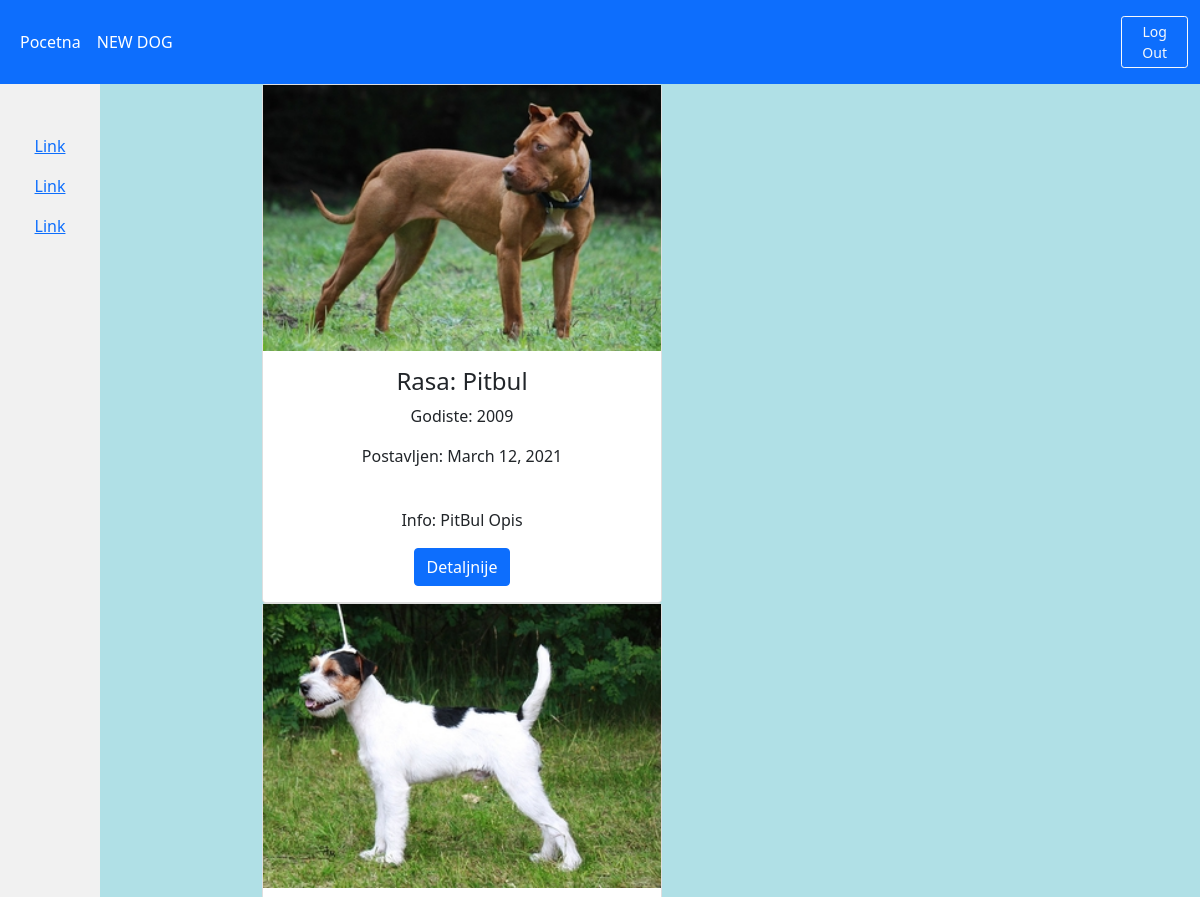
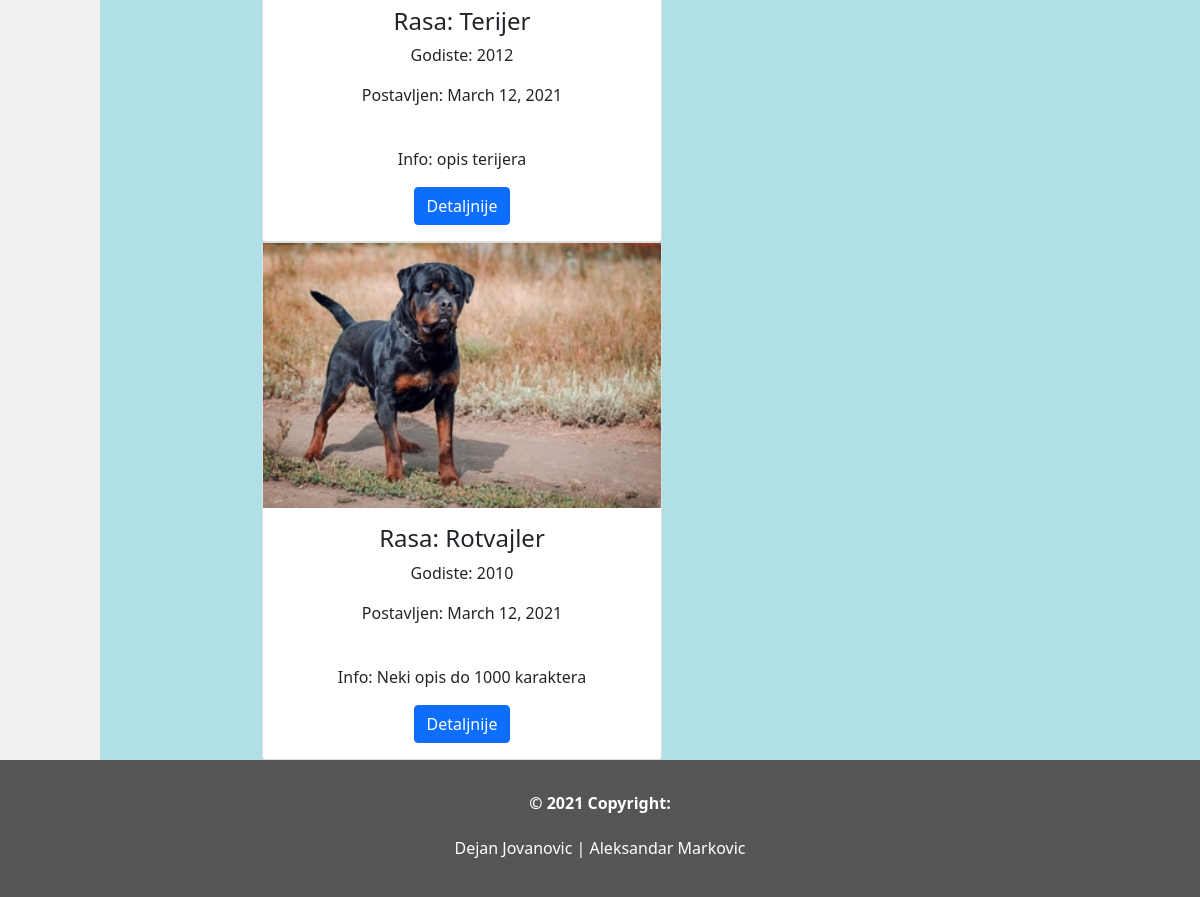
The app's page / (signed in), older data (2 pictures, top to bottom).
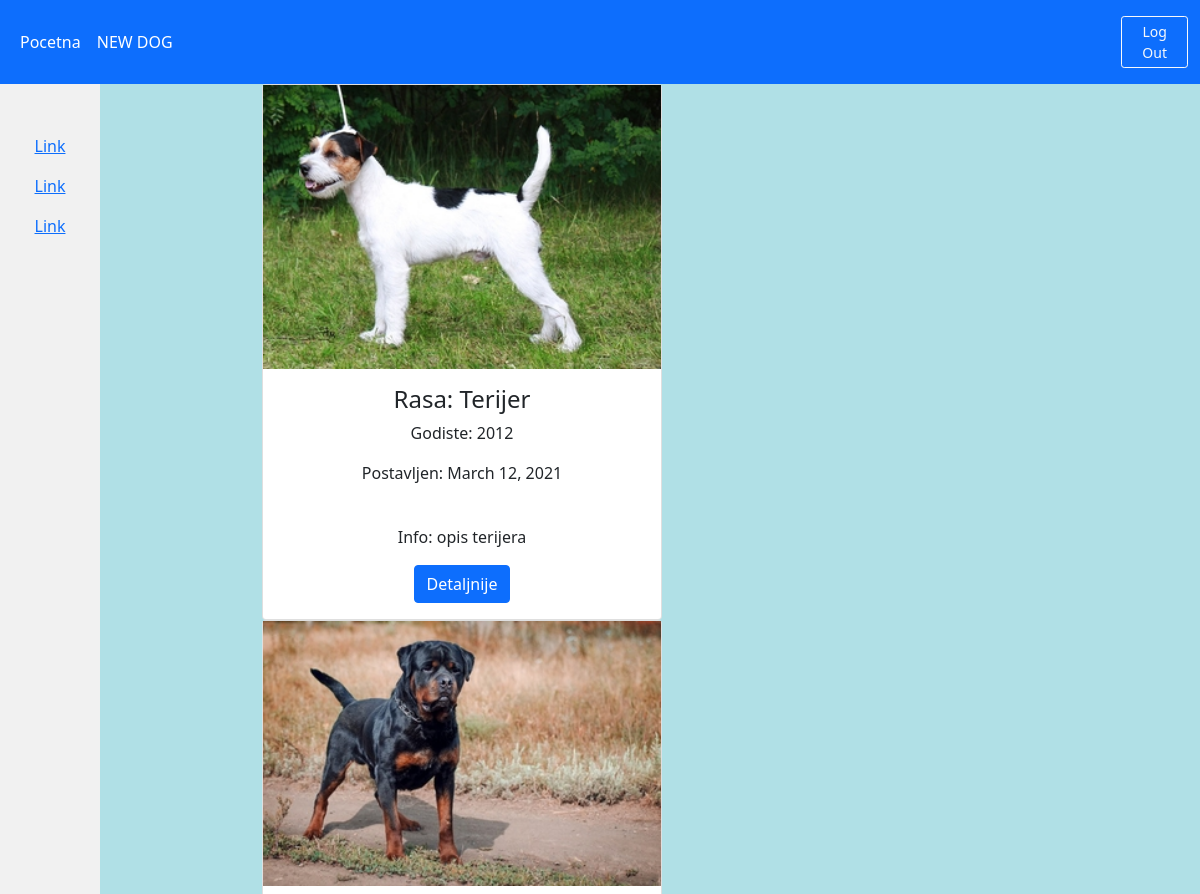
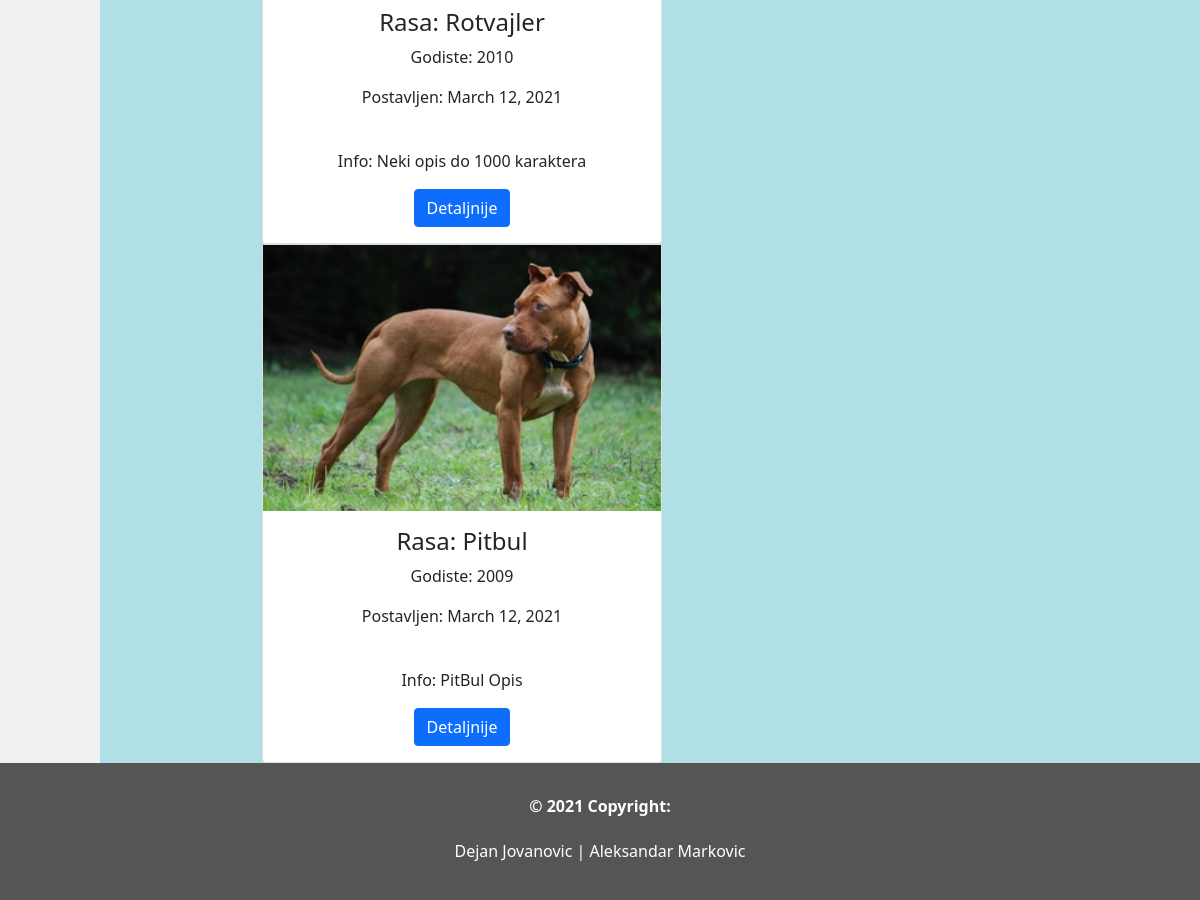
The same page, newer data (2 pictures, top to bottom).
### tinder_app/models.py (models this page shows, shortened)
class Dog(models.Model):
	user = models.ForeignKey(User, on_delete=models.CASCADE)
	breed = models.ForeignKey('DogBreed', on_delete=models.CASCADE)
	gender = models.CharField(max_length=10)
	birthYear = models.CharField(max_length=15)
	info = models.TextField(max_length=1000)
	image = ResizedImageField(size=[320,240], quality=100, upload_to='pictures', null=True, blank=False)
	image2 = ResizedImageField(size=[320,240], quality=100, upload_to='pictures', null=True, blank=True)
	image3 = ResizedImageField(size=[320,240], quality=100, upload_to='pictures', null=True, blank=True)
	image4 = ResizedImageField(size=[320,240], quality=100, upload_to='pictures', null=True, blank=True)
	image5 = ResizedImageField(size=[320,240], quality=100, upload_to='pictures', null=True, blank=True)
	image6 = ResizedImageField(size=[320,240], quality=100, upload_to='pictures', null=True, blank=True)
	date = models.DateTimeField(default=datetime.now, blank=True)
	class Meta:
		ordering = ['-date']

class DogBreed(models.Model):
	breed = models.CharField(max_length=50)
	def __str__(self):
		return self.breed

### tinder_app/views.py (the view)
# urls.py: path('', views.home, name='home'),
def home(request):
	dogs = Dog.objects.all()
	context = {'dogs':dogs}
	return render(request, 'tinder_app/home.html', context)

### tinder_app/templates/tinder_app/home.html
{% extends 'tinder_app/base.html' %}
{% block content %}
{% if user.is_authenticated %}
	{% for dog in dogs %}
	{% if dog.image %}
		<div class="card" style="width:400px">
		  <img src="{{ dog.image.url }}">
	{% endif %}
		  <div class="card-body">
		    <h4 class="card-title"> Rasa: {{ dog.breed }}</h4>
		    <p class="card-text">Godiste: {{ dog.birthYear }}</p>
		    <p class="card-text">Postavljen: {{ dog.date.date }}</p><br>
			<p class="card-text"> Info: {{ dog.info }}</p>
		    <a href="{% url 'details' dog.pk %}" class="btn btn-primary">Detaljnije</a>
		  </div>
		</div>
	{% endfor %}
{% endif %}
{% endblock %}

### tinder_app/templates/tinder_app/base.html (shortened to what this page needs)
{% load static %}
<!DOCTYPE html>
<html>
<head>
  <link href="https://cdn.jsdelivr.net/npm/bootstrap@5.0.0-beta1/dist/css/bootstrap.min.css" rel="stylesheet">
  <link rel="stylesheet" type="text/css" href="{% static 'tiner_app/css/style.css' %}">
{% if user.is_authenticated %}
<nav class="navbar navbar-expand-lg navbar-dark bg-primary">
    <div class="container-fluid">
      <div class="collapse navbar-collapse" id="navbarSupportedContent">
        <ul class="navbar-nav me-auto mb-2 mb-lg-0">
          <li class="nav-item">
            <a class="nav-link active" aria-current="page" href="{% url 'home' %}"> Pocetna </a>
          </li>
          <li class="nav-item">
            <a class="nav-link active" aria-current="page" href="{% url 'create' %}"> NEW DOG </a>
          </li>
      </div>
      <nav class="navbar bg-primary" style="float:right;">
        <a class="btn btn-sm btn-outline-light" href="{% url 'logout' %}"> Log Out </a>
      </nav>
    </div>
  </nav>
  <div class="container-fluid text-center">
  <div class="row content">
    <div class="col-sm-1 sidenav">
      <p><a href="#">Link</a></p>
      <p><a href="#">Link</a></p>
      <p><a href="#">Link</a></p>
    </div>
{% endif %}
</head>
<body style="background: powderblue">
    <div class="col-sm-8 container">
          {% block content %}{% endblock %}
    </div>
</body>
<br><br><br><br><br><br><br><br>
<footer class="container-fluid text-center">
    <div class="footer-copyright text-center py-3"><b>© 2021 Copyright:</b> <br><br>
      <h6> Dejan Jovanovic | Aleksandar Markovic </h6>
    </div>
</footer>
</html>

### tinder_app/templates/tinder_app/base.html (style rules this page uses)
.navbar { margin-bottom: 0; border-radius: 0; }
.row.content { height: auto }
.sidenav { padding-top: 50px; background-color: #f1f1f1; height: auto; }
footer { background-color: #555; color: white; padding: 15px; }

Row changes from the older to the newer data that the page shows:
changed Dog "PitBul Opis": moves down the list
